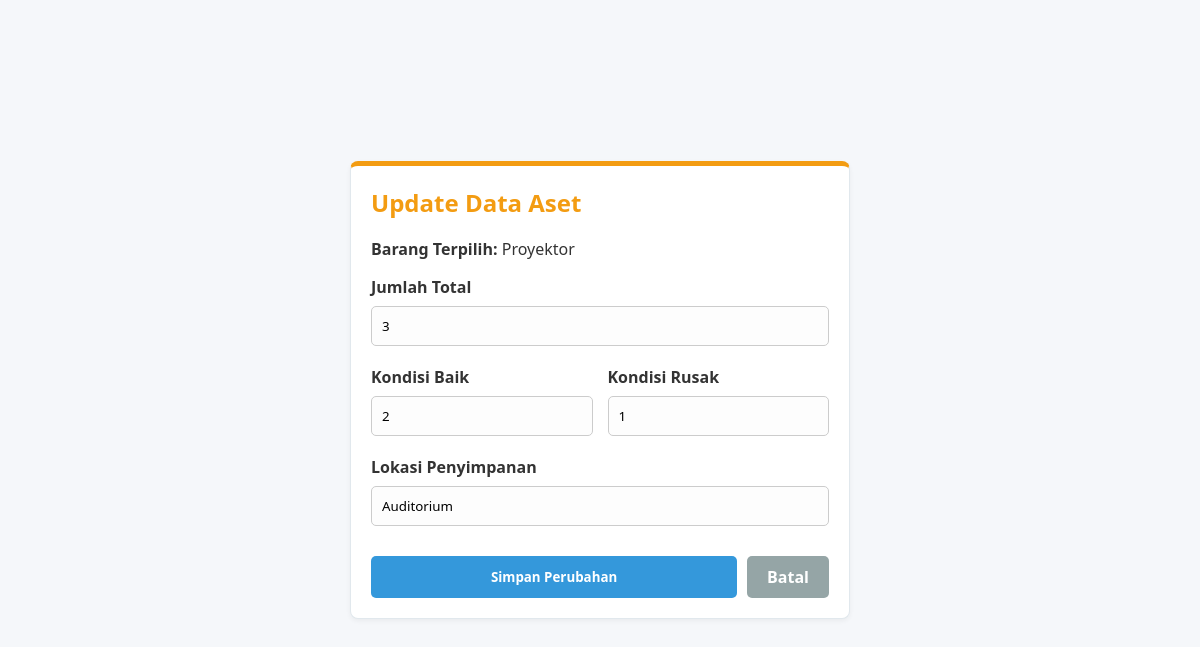
Page /update/5 (signed in) on the committed database.
### tables this page shows
CREATE TABLE assets (id INTEGER PRIMARY KEY AUTOINCREMENT, nama_barang TEXT, kategori TEXT, jumlah_total INTEGER, kondisi_baik INTEGER, kondisi_rusak INTEGER, lokasi TEXT);

### lab_asset.py (the view, shortened to what this page needs)
@app.route('/update/<int:id>', methods=['GET', 'POST'])
def update(id):
    if 'username' not in session: return redirect(url_for('login'))
    conn = db.get_db_connection()
    asset = conn.execute('SELECT * FROM assets WHERE id = ?', (id,)).fetchone()
    return render_template('form_asset.html', action="Update", asset=asset)

### database.py (called while the page is built)
def get_db_connection():
    conn = sqlite3.connect('lab_asset.db')
    conn.row_factory = sqlite3.Row
    return conn

### templates/form_asset.html (shortened to what this page needs)
<!DOCTYPE html>
<html>
<head>
    <link rel="stylesheet" href="{{ url_for('static', filename='style.css') }}">
</head>
<body style="background-color: #f5f7fa; justify-content: center; align-items: center; padding: 40px;">
    <div class="card-box" style="width: 500px; border-top: 5px solid #f39c12;">
        <h2 style="color: #f39c12; margin-top: 0;">{{ action }} Data Aset</h2>
        <form method="POST">
            {% if action == 'Tambah' %}
            <label><b>Nama Barang</b></label>
            <input type="text" name="nama_barang" value="{{ asset.nama_barang if asset else '' }}" required>
            <label><b>Kategori</b></label>
            <input type="text" name="kategori" value="{{ asset.kategori if asset else '' }}" required>
            {% else %}
            <p><b>Barang Terpilih:</b> {{ asset.nama_barang }}</p>
            {% endif %}
            <label><b>Jumlah Total</b></label>
            <input type="number" name="jumlah_total" value="{{ asset.jumlah_total if asset else '' }}" min="0" required>
            <div style="display: flex; gap: 15px;">
                <div style="flex: 1;">
                    <label><b>Kondisi Baik</b></label>
                    <input type="number" name="kondisi_baik" value="{{ asset.kondisi_baik if asset else '' }}" min="0" required>
                </div>
                <div style="flex: 1;">
                    <label><b>Kondisi Rusak</b></label>
                    <input type="number" name="kondisi_rusak" value="{{ asset.kondisi_rusak if asset else '' }}" min="0" required>
                </div>
            </div>
            <label><b>Lokasi Penyimpanan</b></label>
            <input type="text" name="lokasi" value="{{ asset.lokasi if asset else '' }}" required>
            <div style="display: flex; gap: 10px; margin-top: 10px;">
                <button type="submit" class="btn btn-primary">Simpan Perubahan</button>
                <a href="/dashboard" class="btn btn-secondary" style="text-align: center; flex: 1;">Batal</a>
            </div>
        </form>
    </div>
</body>
</html>

### static/style.css (style rules this page uses)
* { box-sizing: border-box; font-family: 'Segoe UI', Tahoma, Geneva, Verdana, sans-serif; }
body { margin: 0; background-color: #f5f7fa; color: #333; display: flex; height: 100vh; overflow: hidden; }
.card-box { background: white; padding: 20px; border-radius: 8px; box-shadow: 0 2px 5px rgba(0,0,0,0.05); margin-bottom: 20px; border: 1px solid #e1e8ed; }
input[type="text"], input[type="password"], input[type="number"], select { width: 100%; padding: 10px; margin: 8px 0 20px 0; border: 1px solid #ccc; border-radius: 5px; background-color: #fdfdfd; }
.btn { padding: 10px 20px; border: none; border-radius: 5px; cursor: pointer; font-weight: bold; text-decoration: none; display: inline-block; transition: 0.2s; }
.btn-primary { background-color: #3498db; color: white; width: 100%; }
.btn-secondary { background-color: #95a5a6; color: white; }

### rows in the picture
assets: nama_barang "Proyektor", jumlah_total "3", kondisi_baik "2", kondisi_rusak "1", lokasi "Auditorium"

### other values in the picture
{{ action }} "Update"
